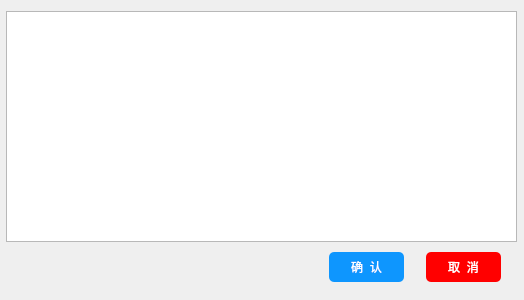
<?xml version="1.0" encoding="UTF-8"?>
<ui version="4.0">
 <class>Dialog</class>
 <widget class="QDialog" name="Dialog">
  <property name="geometry">
   <rect>
    <x>0</x>
    <y>0</y>
    <width>524</width>
    <height>300</height>
   </rect>
  </property>
  <property name="windowTitle">
   <string>Dialog</string>
  </property>
  <widget class="QWidget" name="widget_2" native="true">
   <property name="geometry">
    <rect>
     <x>320</x>
     <y>250</y>
     <width>200</width>
     <height>50</height>
    </rect>
   </property>
   <property name="minimumSize">
    <size>
     <width>200</width>
     <height>35</height>
    </size>
   </property>
   <property name="maximumSize">
    <size>
     <width>200</width>
     <height>50</height>
    </size>
   </property>
   <property name="styleSheet">
    <string notr="true">QPushButton#pushButtonOK
{
    color:white;
    background-color:rgb(14 , 150 , 254);
    border-radius:5px;
}

QPushButton#pushButtonOK:hover
{
    color:white;
    background-color:rgb(44 , 137 , 255);
}

QPushButton#pushButtonOK:pressed
{
    color:white;
    background-color:rgb(14 , 135 , 228);
    padding-left:3px;
    padding-top:3px;
}
QPushButton#pushButtonOK:!enabled
{
     color:white;
    background-color:rgb(190, 190, 190);
}
/*pushButton_Cancel*/

QPushButton#pushButton_Cancel
{
    color:white;
    background-color:rgb(255, 0, 0);
    border-radius:5px;
}

QPushButton#pushButton_Cancel:hover
{
    color:white;
    background-color:rgb(234, 0, 0);
}

QPushButton#pushButton_Cancel:pressed
{
    color:white;
    background-color:rgb(189, 0, 0);
    padding-left:3px;
    padding-top:3px;
}
QPushButton#pushButton_Cancel:!enabled
{
     color:white;
    background-color:rgb(190, 190, 190);
}</string>
   </property>
   <widget class="QPushButton" name="pushButtonOK">
    <property name="geometry">
     <rect>
      <x>9</x>
      <y>2</y>
      <width>75</width>
      <height>30</height>
     </rect>
    </property>
    <property name="text">
     <string>确  认</string>
    </property>
   </widget>
   <widget class="QPushButton" name="pushButton_Cancel">
    <property name="geometry">
     <rect>
      <x>106</x>
      <y>2</y>
      <width>75</width>
      <height>30</height>
     </rect>
    </property>
    <property name="text">
     <string>取  消</string>
    </property>
   </widget>
  </widget>
  <widget class="QPlainTextEdit" name="plainTextEdit">
   <property name="geometry">
    <rect>
     <x>6</x>
     <y>11</y>
     <width>511</width>
     <height>231</height>
    </rect>
   </property>
   <property name="font">
    <font>
     <pointsize>18</pointsize>
    </font>
   </property>
   <property name="styleSheet">
    <string notr="true">QPlainxTextEdit{
	color:rgb(0,0,0);
}</string>
   </property>
   <property name="plainText">
    <string/>
   </property>
  </widget>
 </widget>
 <resources/>
 <connections/>
</ui>
